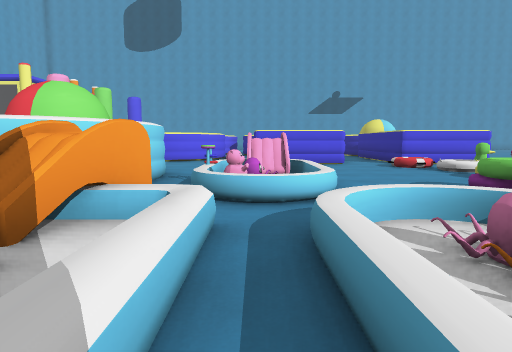
[1] (above)

24 first-person views from a walk through a 3-D level made in the Godot game engine. The camera is 1.3 m above the floor, tilts 6° down and sees 75° across. The floor is counted in squares, 2 m on a side. Each view is taken from the middle of a square. On the plan, view 1 faces up. The plan holds only what a view shows up to about 10 squares ahead; the rest is blank. The place goes on beyond the plan. Some surface patterns are stand-ins.

[2]
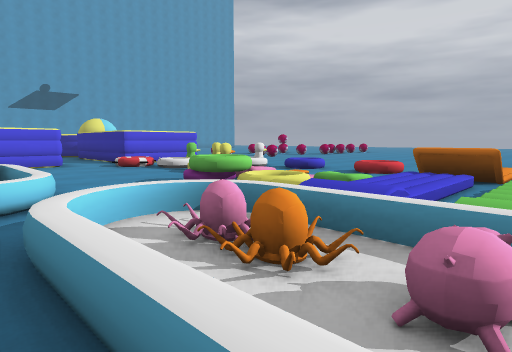

[3]
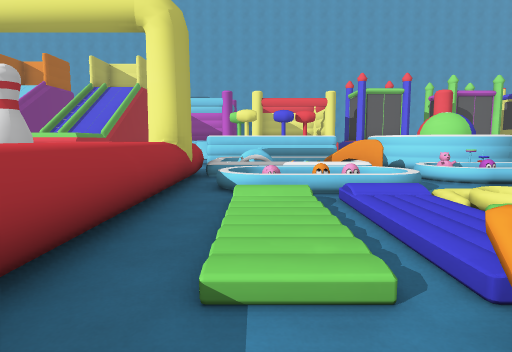

[4]
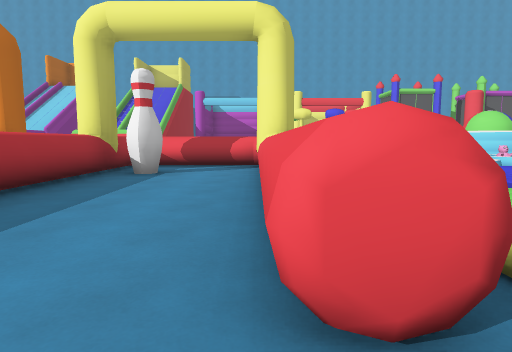

[5]
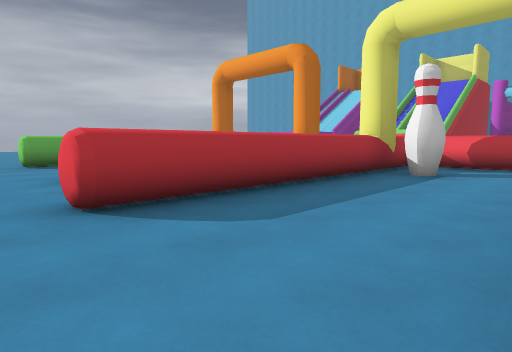

[6]
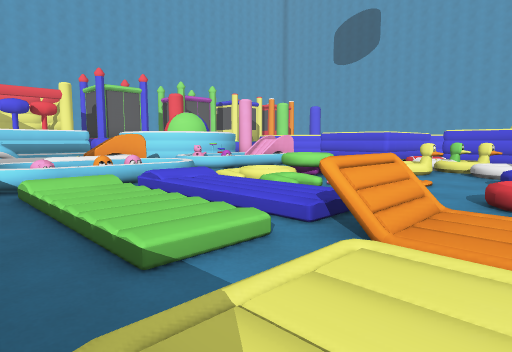

[7]
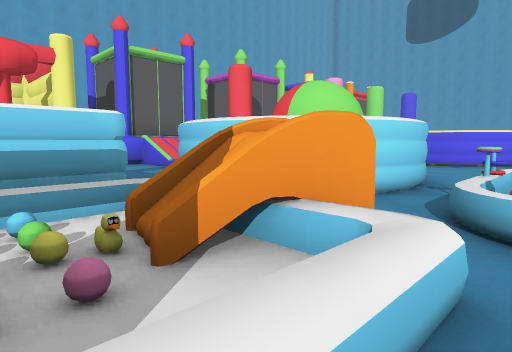

[8]
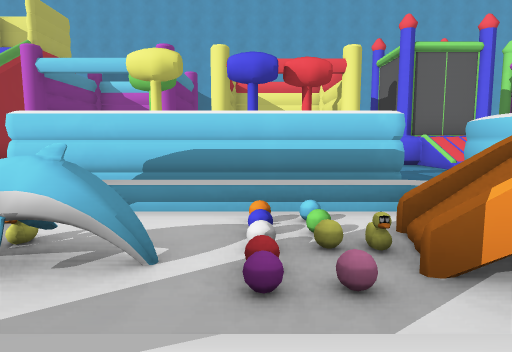

[9]
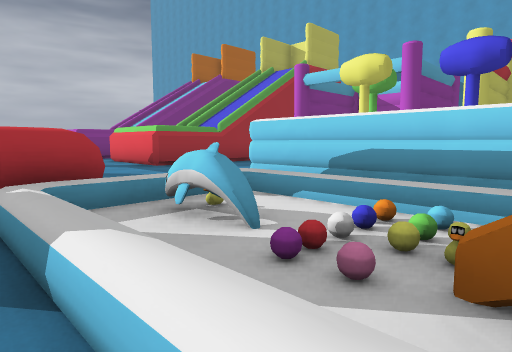

[10]
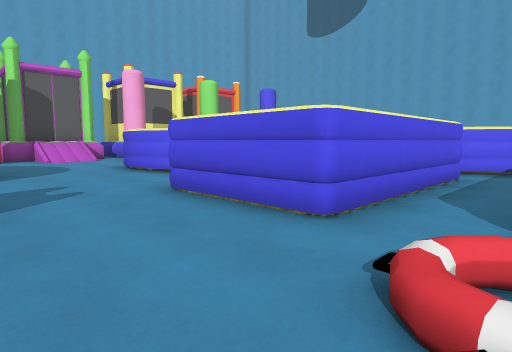

[11]
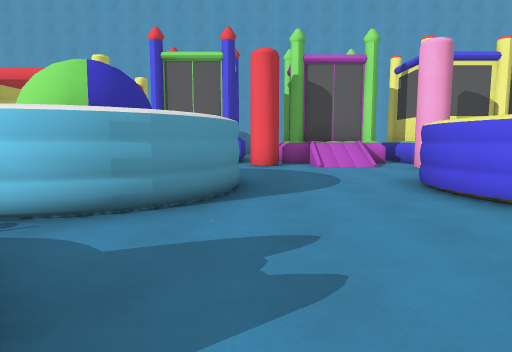

[12]
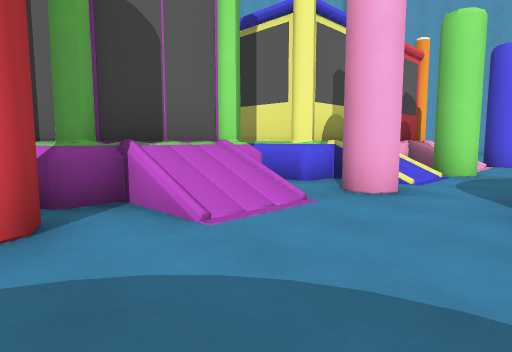

[13]
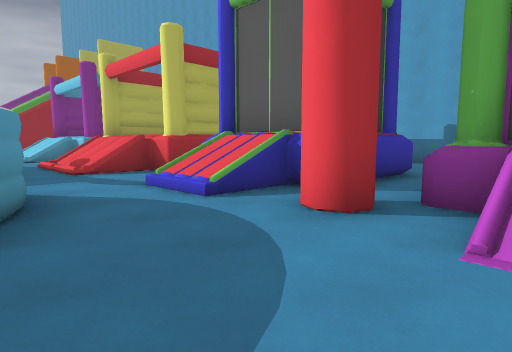

[14]
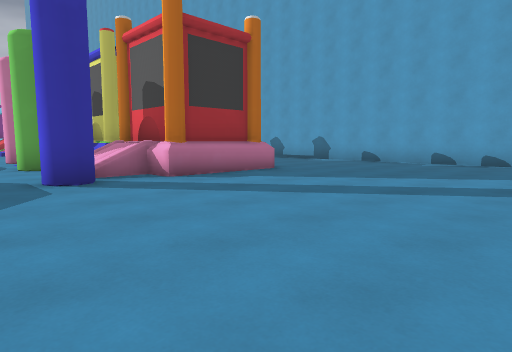

[15]
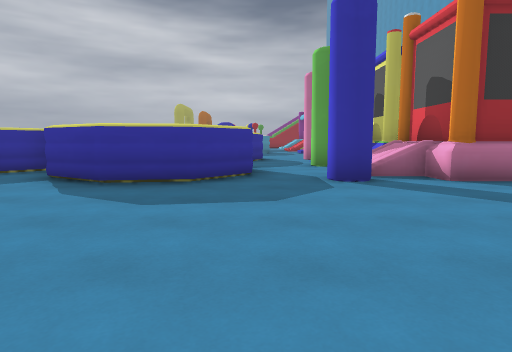

[16]
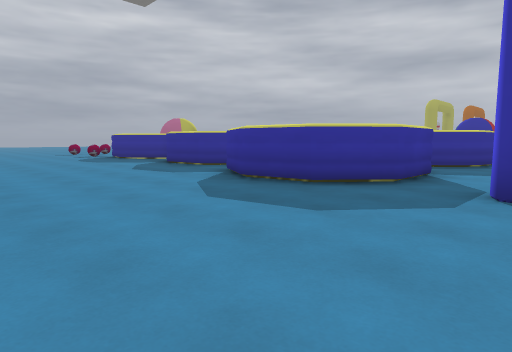

[17]
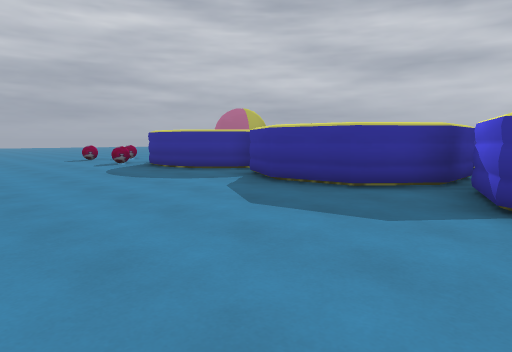

[18]
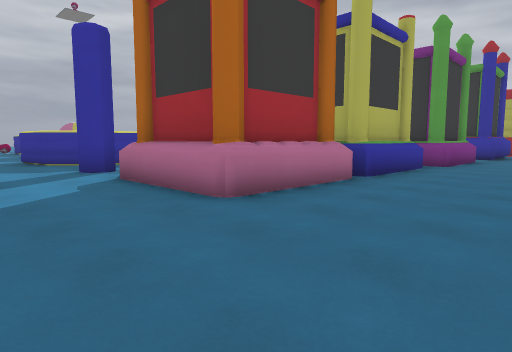

[19]
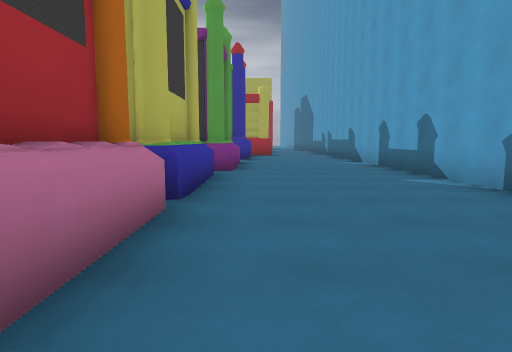

[20]
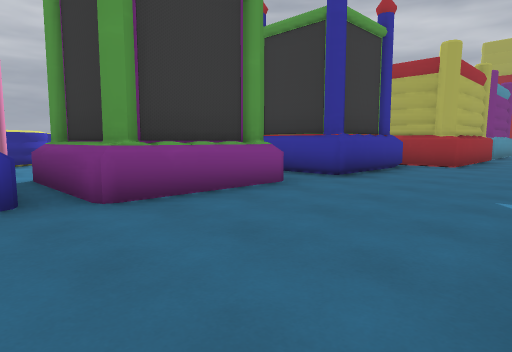

[21]
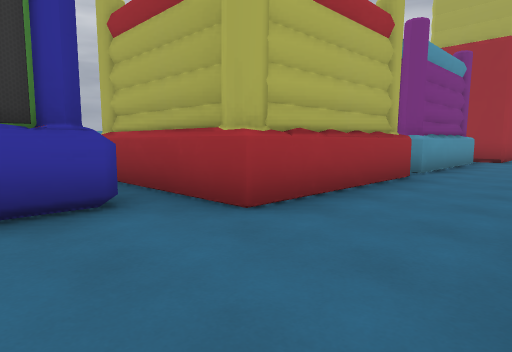

[22]
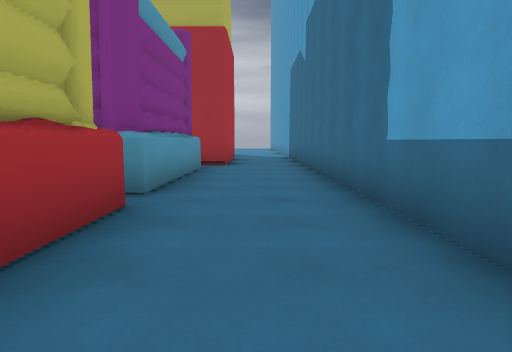

[23]
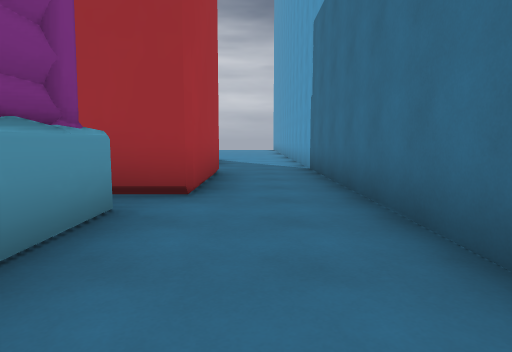

[24]
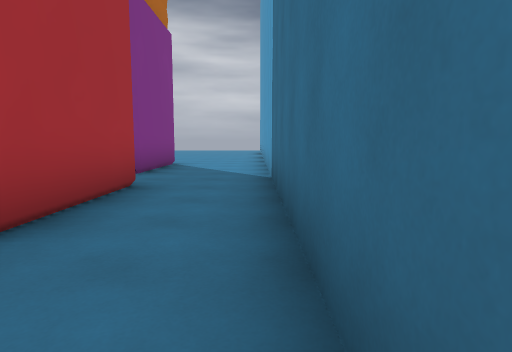

### Floor plan
Key: @ floor where view 1 was taken; # wall or solid block; x gap in a wall; . main floor; : floor 0.25 m higher than the main floor; + floor 0.5 m higher than the main floor; / step, stairs or slope; = window, fence, low wall or low ledge; ^ raised ledge; H hammer; U house; P pillar; O other object.
Columns run from 16 left of view 1 to 8 right of it. Each row starts with its distance up from view 1.
 24        .....
 23 #.............
 22 #...................
 21 #........................
 20 #........................
 19   ...........#...........
 18   ...UUU/P..# #.........O
 17   ...U U /..^  ########
 16  ....U U ...^  #  ###
 15 #....UUU P..   #  ##
 14 #....U U /..#     #.
 13 #....UUUU/.#      #.
 12 #........P.#   #  #.
 11 #....UUU//..^##.  #.
 10 #....U U//......###.###
  9 #....UUU............x..
  8 # ......P.........../.
  7 # ...UUU/..####.^.../#.
  6 #....U U ..#  #.^^../#/.
  5  ....UUU...# ##x^^....//.
  4  ..........###..O^.==/...
  3  ...UUUUU/.   ##...// //.
  2  ...U  UU/ H#/O#.^^///#/
  1 #...U  UU/ H#.+=.^^///#/
  0 #...UUUU    H.O=@O^/::/:
 -1 #...UUUU   H#.=x......//
 -2 #...U          ^^#^^^^^^.
 -3 #...U          ^.........
 -4 #...U       ...^.#.......
 -5 #...U UU    .. ^^#^^^^^^.
 -6 #..#####  ##..         ..
 -7 #..#       #..         .
 -8 #..#       #.         ^.
 -9 #..#                  ..
-10 #...                  ..
-11 #...#                 ..
-12 #...#                 ^.

Positions as (right, up) in squares from view 1, and headings:
1: (0, 0), facing up
2: (0, 0), facing up-right
3: (7, 0), facing left
4: (8, -2), facing left
5: (8, -2), facing down-left
6: (7, -1), facing up-left
7: (0, 1), facing up-left
8: (0, 1), facing left
9: (0, 2), facing down-left
10: (4, 7), facing up-left
11: (1, 8), facing left
12: (-5, 8), facing up-left
13: (-5, 10), facing down-left
14: (-5, 24), facing down-left
15: (-5, 24), facing down
16: (-7, 23), facing down-right
17: (-2, 22), facing down-right
18: (-14, 21), facing down-right
19: (-12, 19), facing down
20: (-15, 13), facing down-right
21: (-15, 6), facing down-right
22: (-14, 3), facing down
23: (-14, -2), facing down
24: (-15, -4), facing down
